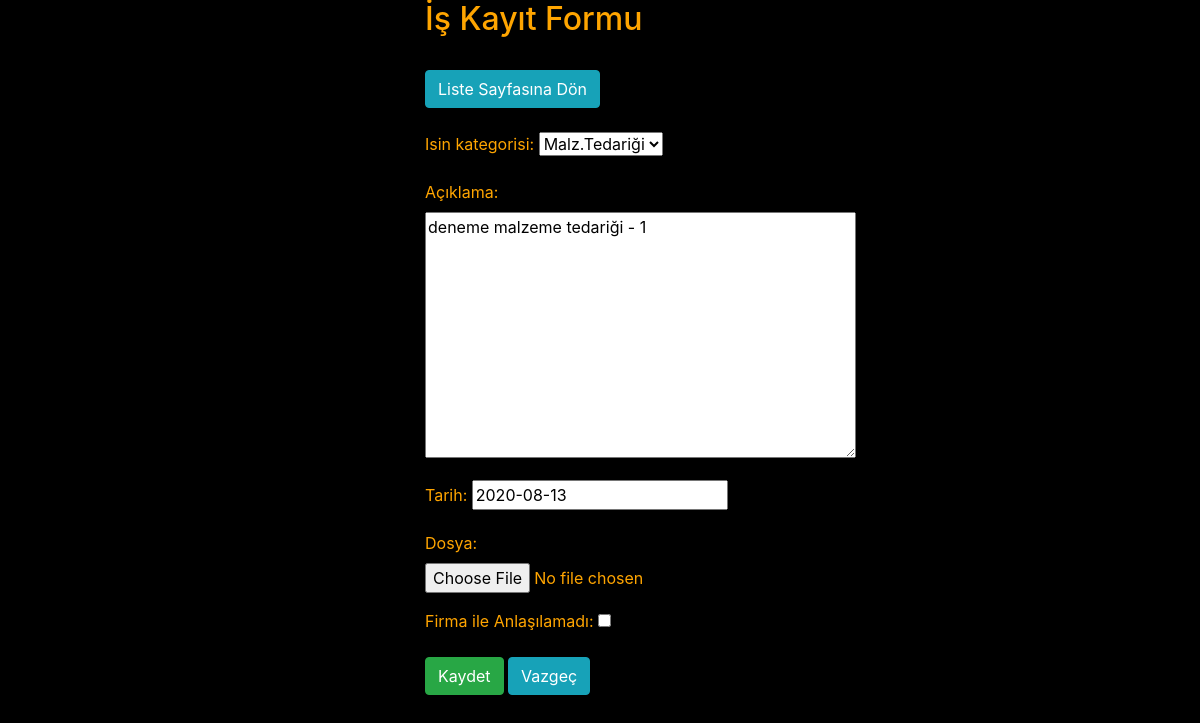
/form3/update/1 (signed in), run on the app's committed database.
### form3/models.py (models this page shows, shortened)
class Form3(models.Model):
    Olusturan = models.ForeignKey(User , on_delete=models.CASCADE , blank=True , null=True)
    isin_kategorisi = models.CharField(choices=Form1.kategori,max_length=25,blank=False)
    Form33=models.ForeignKey(Form2,on_delete=models.PROTECT , blank=True , null=True)
    Aciklama = models.TextField(verbose_name='Açıklama', blank=True)
    dosya = models.FileField(db_index=True , blank=True)
    tarih=models.DateField(default=timezone.now, blank=False)
    iptal = models.BooleanField(default=False , verbose_name='Firma ile Anlaşılamadı')

### form3/views.py (the view)
# urls.py: url(r'^update/(?P<pk>\d+)$', views.form6_update, name='update6'),
@login_required(login_url=login_view)
@permission_required('form3.change_form3',login_url=form3_view)
def update(request,pk):
    listem = get_object_or_404(Form3Model , id=pk)
    form3 = Form3Form(request.POST or None ,request.FILES or None, instance=listem)
    if form3.is_valid():
        form3.save()
        return redirect('form3_view')
    context = {'form3': form3}
    return render(request, 'Form3/create.html', context)

### form3/forms.py
class Form3Form(forms.ModelForm):
    class Meta:
        model = Form3
        fields = ['isin_kategorisi', 'Aciklama', 'tarih','dosya','iptal']
        widgets={
            'tarih': DatePickerInput(format='%d/%m/%Y') ,
        }

### templates/Form3/create.html (shortened to what this page needs)
<!DOCTYPE html>
<html lang="en">
<head>
        <link rel="stylesheet" href="https://stackpath.bootstrapcdn.com/bootstrap/4.4.1/css/bootstrap.min.css">
    <link href="https://stackpath.bootstrapcdn.com/bootstrap/4.5.0/css/bootstrap.min.css"
 rel="stylesheet">
</head>
<body>
{% load bootstrap4 %}
<div class="container">
 <div class="row justify-content-center">
  <div class="form-group col-md-4 col-md-offset-5 align-center ">
<form class="" enctype="multipart/form-data" method="POST">
    <h2>İş Kayıt Formu </h2>
    <br>
        <a href="/form1" class="btn btn-info" role="button" >Liste Sayfasına Dön</a><br>
        <br>
    <table border="1">
    {{form3.as_p}}
        </table>
    <input type="submit" value="Kaydet" class="btn btn-success">
        <a href="/form1" class="btn btn-info" role="button">Vazgeç</a>
</form>
  </div>
 </div>
</div>
</body>
</html>

### templates/Form3/create.html (style rules this page uses)
body { background-color:Black;color:orange }

### data on the page
Form3: isin_kategorisi "Malz.Tedariği", Aciklama "deneme malzeme tedariği - 1", tarih "2020-08-13"
